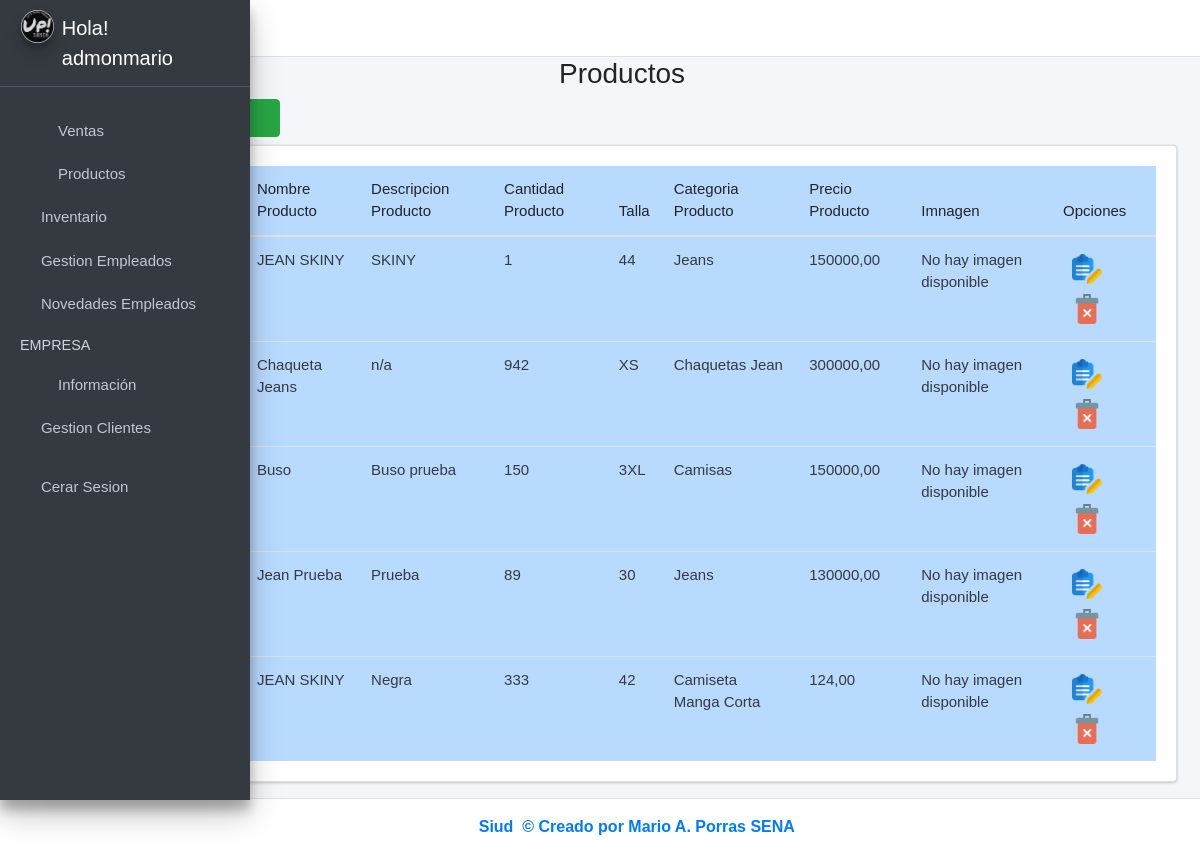
The page /productos/ (signed in) on the database its author committed.
### ventas/models.py (models this page shows)
class Producto(models.Model):
    cod_producto = models.CharField(primary_key=True, unique=True, blank=False, null=False, max_length=15)
    nombre_producto = models.CharField(max_length=45, null=False)
    precio_venta = models.DecimalField(max_digits=10, decimal_places=2, null=False, blank=False)
    descripcion_producto = models.CharField(max_length=45)
    cantidad_productos = models.PositiveIntegerField(null=False)
    imagen = models.ImageField(upload_to='productos', null=True, blank=True)
    idcategoria_producto = models.ForeignKey(CategoriaProducto, on_delete=models.CASCADE)
    idtalla = models.ForeignKey(Talla, on_delete=models.CASCADE)
    created = models.DateTimeField(auto_now_add=True)
    updated = models.DateTimeField(auto_now=True)
    class Meta:
        verbose_name = 'producto'
        verbose_name_plural = 'productos'

class Talla(models.Model):
    idtalla = models.AutoField(primary_key=True)
    talla = models.CharField(max_length=45, unique=True)
    class Meta:
        verbose_name = 'talla'
        verbose_name_plural = 'tallas'
    def __str__(self):
        return f"{self.talla}"

class CategoriaProducto(models.Model):
    idcategoria_producto = models.AutoField(primary_key=True)
    categoria_producto = models.CharField(max_length=45, unique=True, blank=False, null=False)
    class Meta:
        verbose_name = 'categoriaproducto'
        verbose_name_plural = 'categoriasproducto'
    def __str__(self):
        return f"{self.categoria_producto}"

### ventas/views.py (the view)
# urls.py: path('productos/', views.productos_vista, name='Productos'),
@login_required
def productos_vista(request):
    producto = Producto.objects.all()
    talla = Talla.objects.all()
    categoriaproducto = CategoriaProducto.objects.all()
    form_personal = AgregarProductoForm()
    context ={
        'producto' : producto,
        'form_personal' : form_personal,
        'talla' : talla,
        'categoriaproducto' : categoriaproducto,
    }
    return render(request, 'productos.html', context)

### ventas/templates/productos.html (shortened to what this page needs)
{% extends "base.html" %}
{% load static %}
{% load widget_tweaks %}
{% block content %}
<link rel="stylesheet" href="{% static 'index/css/b4.css' %}">
<div class="row">
    <div class="col-md-12">
        <h3 class="text-center">Productos   <i class="fas fa-users"></i></h3> <! -- Es para cambiar el icono xd -- >
        <div class="col-md-3 pb-2">
            <a href="#AgregarPersonalModal"
                data-toggle="modal" data-dismiss="modal">
                <button type="button" class="btn btn-success">
                    <i class="fas fa-plus-circle"></i>
                </button>
            </a>
        </div>
        <div class="card card-body" style="overflow:scroll">
            <table class="table table-hover table-primary" id="myTable">
                <thead>
                    <tr>
                        <th># ID</th>
                        <th>Codigo</th>
                        <th>Nombre Producto</th>
                        <th>Descripcion Producto</th>
                        <th>Cantidad Producto</th>
                        <th>Talla</th>
                        <th>Categoria Producto</th>
                        <th>Precio Producto</th>
                        <th>Imnagen</th>
                        <th>Opciones</th>
                    </tr>
                </thead>
                <tbody class="text-dark">
                    {% for i in producto %}
                    <tr>
                        <td>{{forloop.counter}}</td>
                        <td>{{i.cod_producto}}</td>
                        <td>{{i.nombre_producto}}</td>
                        <td>{{i.descripcion_producto}}</td>
                        <td>{{i.cantidad_productos}}</td>
                        <td>{{i.idtalla.talla}}</td>
                        <td>{{i.idcategoria_producto}}</td>
                        <td>{{i.precio_venta}}</td>
                        {% if i.imagen and i.imagen.url %}
                            <td><img src="{{ i.imagen.url }}" alt="Error" width="100" height="100"></td>
                        {% else %}
                            <td>No hay imagen disponible</td>
                        {% endif %}
                        <td>
                            <button onclick="editarPersonal('{{i.iddocumento.documentoidentidad}}')"
                               class="btn btn-dark-outline btn-sm" data-toggle="modal"
                                href="#EditarPersonalModal"><img src="{% static 'index/img/editar.png' %}" alt="Error"
                                    width="30"></button>
                                    <button onclick="eliminarPersonal('{{i.cod_producto}}')" class="btn btn-dark-outline btn-sm"
                                    data-toggle="modal" href="#EliminarPersonalModal"><img
                                        src="{% static 'index/img/delete.png' %}" alt="Error" width="30"></button>
                            </td>
                    </tr>
                    {% endfor %}
                </tbody>
            </table>
        </div>
    </div>
</div>
{% endblock %}

### ventas/templates/base.html (shortened to what this page needs)
{% load static %}
<!DOCTYPE html>
<html lang="en">
<head>
  <link rel="stylesheet" href="{% static 'lib/adminlite/plugins/fontawesome-free/css/all.min.css' %}">
  <link rel="stylesheet"
    href="{% static 'lib/adminlite/plugins/tempusdominus-bootstrap-4/css/tempusdominus-bootstrap-4.min.css' %}">
  <link rel="stylesheet" href="{% static 'lib/adminlite/plugins/icheck-bootstrap/icheck-bootstrap.min.css' %}">
  <link rel="stylesheet" href="{% static 'lib/adminlite/plugins/jqvmap/jqvmap.min.css' %}">
  <link rel="stylesheet" href="{% static 'lib/adminlite/css/adminlte.min.css' %}">
  <link rel="stylesheet" href="{% static 'lib/adminlite/plugins/overlayScrollbars/css/OverlayScrollbars.min.css' %}">
  <link rel="stylesheet" href="{% static 'lib/adminlite/plugins/daterangepicker/daterangepicker.css' %}">
  <link rel="stylesheet" href="{% static 'lib/adminlite/plugins/summernote/summernote-bs4.min.css' %}">
  <link rel="stylesheet" href="{% static 'index/css/main.css' %}">
  <link rel="stylesheet" type="text/css" href="{% static 'index/DataTables/datatables.min.css' %}">
  <link rel="stylesheet" type="text/css"
    href="{% static 'index/DataTables/Buttons-2.0.1/css/buttons.dataTables.min.css' %}">
  <link rel="stylesheet" href="{% static 'jquery-ui/jquery-ui.min.css' %}">
</head>
<body class="hold-transition sidebar-mini layout-fixed sidebar-closed sidebar-collapse">
  <div class="wrapper">
    <nav class="main-header navbar navbar-expand navbar-white navbar-light">
      <ul class="navbar-nav">
        <li class="nav-item">
          <a class="nav-link" data-widget="pushmenu" href="#" role="button"></a>
        </li>
      </ul>
      <ul class="navbar-nav ml-auto">
        <li class="nav-item">
          <a class="nav-link" data-widget="fullscreen" href="#" role="button">
            <i class="fas fa-expand-arrows-alt"></i>
          </a>
        </li>
      </ul>
    </nav>
    <aside class="main-sidebar sidebar-dark-primary elevation-4">
      <a href="{% url 'Ventas' %}" class="brand-link">
          <img src="{% static 'index/img/logoup2.png' %}" alt="Logo" class="brand-image img-circle elevation-3"
              style="opacity: .8">
          <span class="brand-text font-weight-light">
              {% if user.is_authenticated %}
              <span>Hola!</span><br>
              <div>{{ user.username }}</div>
              {% endif %}
          </span>
      </a>
      <div class="sidebar">
        <nav class="mt-2">
          <ul class="nav nav-pills nav-sidebar flex-column" data-widget="treeview" role="menu" data-accordion="false">
            {% if perms.ventas.change_ventas %}
            <li class="nav-header"></li>
            <li class="nav-item">
              <a href="{% url 'Ventas' %}" class="nav-link">
                <i class="nav-icon far fa-calendar-alt"></i>
                <p>
                  Ventas
                </p>
              </a>
            </li>
            {% endif %}
            {% if perms.ventas.change_productos %}
            <li class="nav-item">
              <a href="{% url 'Productos' %}" class="nav-link">
                <i class="nav-icon fas fa-boxes"></i>
                <p>
                  Productos
                </p>
              </a>
            </li>
            {% endif %}
            {% if perms.ventas.delete_inventario %}
            <li class="nav-item">
              <a href="{% url 'Inventarios' %}" class="nav-link">
                <i class="fas fa-warehouse"></i>
                <p>
                  Inventario
                </p>
              </a>
            </li>
            {% endif %}
            <li class="nav-item">
              <a href="#" class="nav-link">
                <i class="far fa-building"></i>
                <p>
                  Gestion Empleados
                  <i class="fas fa-angle-left right"></i>
                </p>
              </a>
            </li>
            <li class="nav-item">
              <a href="{% url 'NovedadesEmpleados' %}" class="nav-link">
                <i class="fas fa-list"></i>
                <p>Novedades Empleados</p>
              </a>
            </li>
            {% if perms.ventas.delete_inventario %}
            <li class="nav-header">EMPRESA</li>
            <li class="nav-item">
              <a href="{% url 'EmpleadosInactivos' %}" class="nav-link">
                <i class=" nav-icon fas fa-globe"></i>
                <p>Información</p>
              </a>
            </li>
            {% endif %}
            {% if perms.ventas.delete_clientes %}
            <li class="nav-item">
              <a href="#" class="nav-link">
                <i class="fas fa-users"></i>
                <p>
                  Gestion Clientes
                  <i class="fas fa-angle-left right"></i>
                </p>
              </a>
            </li>
            {% endif %}
            <li class="nav-header"></li>
            <li class="nav-item">
              <a href="{% url 'CerrarSesion' %}" class="nav-link">
                <i class="fas fa-power-off"></i>
                <p>
                  Cerar Sesion
                </p>
              </a>
            </li>
          </ul>
        </nav>
      </div>
    </aside>
    <div class="content-wrapper">
      <section class="content">
        <div class="container-fluid">
          {% block content %}
          {% endblock %}
        </div>
      </section>
    </div>
    <footer class="main-footer text-center text-primary">
      <a href="" target="_blank" rel="noopener noreferrer">
        <strong> Siud <img src="" alt="" width="20"> &copy;
          Creado por Mario A. Porras
          SENA
        </strong>
      </a>
    </footer>
  </div>
</body>
</html>

### ventas/static/index/css/main.css (style rules this page uses)
p , input[type=text] , input[type=date], input[type=number], input[type=password] { font-weight: 100; font-size: 15px; }
table, th, td { font-weight: 100; font-size:15px; }
body { font-family: Arial, Helvetica, sans-serif !important; }

### rows shown on the page
Producto: nombre_producto "JEAN SKINY", descripcion_producto "SKINY", cantidad_productos "1", idtalla.talla "44", idcategoria_producto "Jeans", precio_venta "150000,00", imagen "No hay imagen disponible"
Producto: nombre_producto "Chaqueta Jeans", descripcion_producto "n/a", cantidad_productos "942", idtalla.talla "XS", idcategoria_producto "Chaquetas Jean", precio_venta "300000,00", imagen "No hay imagen disponible"
Producto: nombre_producto "Buso", descripcion_producto "Buso prueba", cantidad_productos "150", idtalla.talla "3XL", idcategoria_producto "Camisas", precio_venta "150000,00", imagen "No hay imagen disponible"
Producto: nombre_producto "Jean Prueba", descripcion_producto "Prueba", cantidad_productos "89", idtalla.talla "30", idcategoria_producto "Jeans", precio_venta "130000,00", imagen "No hay imagen disponible"
Producto: nombre_producto "JEAN SKINY", descripcion_producto "Negra", cantidad_productos "333", idtalla.talla "42", idcategoria_producto "Camiseta Manga Corta", precio_venta "124,00", imagen "No hay imagen disponible"

### other values the page prints
{{ user.username }} "admonmario"
